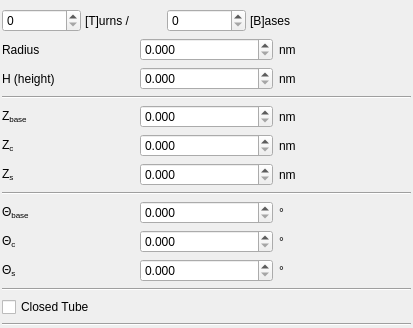
<?xml version="1.0" encoding="UTF-8"?>
<ui version="4.0">
 <class>Form</class>
 <widget class="QWidget" name="Form">
  <property name="geometry">
   <rect>
    <x>0</x>
    <y>0</y>
    <width>413</width>
    <height>306</height>
   </rect>
  </property>
  <property name="windowTitle">
   <string>Form</string>
  </property>
  <layout class="QGridLayout" name="gridLayout">
   <property name="leftMargin">
    <number>2</number>
   </property>
   <property name="topMargin">
    <number>2</number>
   </property>
   <property name="rightMargin">
    <number>2</number>
   </property>
   <property name="bottomMargin">
    <number>2</number>
   </property>
   <item row="7" column="1">
    <widget class="QLabel" name="label_16">
     <property name="toolTip">
      <string extracomment="The vertical height between two NEMids on different helices of the same double helix"/>
     </property>
     <property name="statusTip">
      <string>The vertical height between two NEMids on different helices of the same double helix</string>
     </property>
     <property name="text">
      <string>Z&lt;sub&gt;s&lt;/sub&gt;</string>
     </property>
    </widget>
   </item>
   <item row="1" column="1" colspan="3">
    <layout class="QHBoxLayout" name="horizontalLayout_2">
     <property name="spacing">
      <number>4</number>
     </property>
     <item>
      <widget class="QSpinBox" name="spinBox">
       <property name="statusTip">
        <string/>
       </property>
      </widget>
     </item>
     <item>
      <widget class="QLabel" name="label_3">
       <property name="statusTip">
        <string>There are T many turns for B many bases</string>
       </property>
       <property name="whatsThis">
        <string>There are T turns every B bases for a given nucleic acid, where T and B are relatively prime integers.</string>
       </property>
       <property name="text">
        <string>[T]urns /</string>
       </property>
      </widget>
     </item>
     <item>
      <widget class="QSpinBox" name="spinBox_2"/>
     </item>
     <item>
      <widget class="QLabel" name="label_5">
       <property name="statusTip">
        <string>There are T many turns for B many bases</string>
       </property>
       <property name="whatsThis">
        <string>There are T turns every B bases for a given nucleic acid, where T and B are relatively prime integers.</string>
       </property>
       <property name="text">
        <string>[B]ases</string>
       </property>
      </widget>
     </item>
     <item>
      <widget class="QLabel" name="label_2">
       <property name="text">
        <string/>
       </property>
      </widget>
     </item>
    </layout>
   </item>
   <item row="5" column="1">
    <widget class="QLabel" name="label_8">
     <property name="statusTip">
      <string>The angle that one base makes about the helix axis.</string>
     </property>
     <property name="text">
      <string>&lt;html&gt;&lt;head/&gt;&lt;body&gt;&lt;p&gt;Z&lt;span style=&quot; vertical-align:sub;&quot;&gt;base&lt;/span&gt;&lt;/p&gt;&lt;/body&gt;&lt;/html&gt;</string>
     </property>
    </widget>
   </item>
   <item row="3" column="1">
    <widget class="QLabel" name="label">
     <property name="statusTip">
      <string>The height of one turn of the helix of a nucleic acid</string>
     </property>
     <property name="text">
      <string>H (height)</string>
     </property>
    </widget>
   </item>
   <item row="10" column="1">
    <widget class="QLabel" name="label_9">
     <property name="statusTip">
      <string>The angle that one base makes about the helix axis</string>
     </property>
     <property name="text">
      <string>Θ&lt;sub&gt;base&lt;/sub&gt;</string>
     </property>
    </widget>
   </item>
   <item row="12" column="1">
    <widget class="QLabel" name="label_18">
     <property name="statusTip">
      <string>The angle about the helix axis between two NEMids on different helices of a double helix</string>
     </property>
     <property name="text">
      <string>Θ&lt;sub&gt;s&lt;/sub&gt;</string>
     </property>
    </widget>
   </item>
   <item row="2" column="2">
    <widget class="QDoubleSpinBox" name="doubleSpinBox_2">
     <property name="decimals">
      <number>3</number>
     </property>
    </widget>
   </item>
   <item row="15" column="1" colspan="3">
    <widget class="Line" name="line_4">
     <property name="orientation">
      <enum>Qt::Horizontal</enum>
     </property>
    </widget>
   </item>
   <item row="3" column="3">
    <widget class="QLabel" name="label_6">
     <property name="text">
      <string>nm</string>
     </property>
    </widget>
   </item>
   <item row="2" column="1">
    <widget class="QLabel" name="label_4">
     <property name="statusTip">
      <string>The radius of a given domain</string>
     </property>
     <property name="text">
      <string>Radius</string>
     </property>
    </widget>
   </item>
   <item row="2" column="3">
    <widget class="QLabel" name="label_7">
     <property name="text">
      <string>nm</string>
     </property>
    </widget>
   </item>
   <item row="10" column="3">
    <widget class="QLabel" name="label_11">
     <property name="text">
      <string>°</string>
     </property>
    </widget>
   </item>
   <item row="11" column="2">
    <widget class="QDoubleSpinBox" name="doubleSpinBox_6">
     <property name="decimals">
      <number>3</number>
     </property>
    </widget>
   </item>
   <item row="11" column="3">
    <widget class="QLabel" name="label_15">
     <property name="text">
      <string>°</string>
     </property>
    </widget>
   </item>
   <item row="10" column="2">
    <widget class="QDoubleSpinBox" name="doubleSpinBox_4">
     <property name="statusTip">
      <string/>
     </property>
     <property name="decimals">
      <number>3</number>
     </property>
    </widget>
   </item>
   <item row="5" column="3">
    <widget class="QLabel" name="label_10">
     <property name="text">
      <string>nm</string>
     </property>
    </widget>
   </item>
   <item row="6" column="2">
    <widget class="QDoubleSpinBox" name="doubleSpinBox_5">
     <property name="decimals">
      <number>3</number>
     </property>
    </widget>
   </item>
   <item row="6" column="1">
    <widget class="QLabel" name="label_12">
     <property name="toolTip">
      <string/>
     </property>
     <property name="statusTip">
      <string>The height a helix climbs as it rotates through the characteristic angle</string>
     </property>
     <property name="text">
      <string>Z&lt;sub&gt;c&lt;/sub&gt;</string>
     </property>
    </widget>
   </item>
   <item row="5" column="2">
    <widget class="QDoubleSpinBox" name="doubleSpinBox_3">
     <property name="decimals">
      <number>3</number>
     </property>
    </widget>
   </item>
   <item row="7" column="3">
    <widget class="QLabel" name="label_17">
     <property name="text">
      <string>nm</string>
     </property>
    </widget>
   </item>
   <item row="7" column="2">
    <widget class="QDoubleSpinBox" name="doubleSpinBox_7">
     <property name="statusTip">
      <string/>
     </property>
     <property name="decimals">
      <number>3</number>
     </property>
    </widget>
   </item>
   <item row="6" column="3">
    <widget class="QLabel" name="label_13">
     <property name="text">
      <string>nm</string>
     </property>
    </widget>
   </item>
   <item row="3" column="2">
    <widget class="QDoubleSpinBox" name="doubleSpinBox">
     <property name="decimals">
      <number>3</number>
     </property>
    </widget>
   </item>
   <item row="4" column="1" colspan="3">
    <widget class="Line" name="line_2">
     <property name="orientation">
      <enum>Qt::Horizontal</enum>
     </property>
    </widget>
   </item>
   <item row="13" column="1" colspan="3">
    <widget class="Line" name="line_3">
     <property name="orientation">
      <enum>Qt::Horizontal</enum>
     </property>
    </widget>
   </item>
   <item row="11" column="1">
    <widget class="QLabel" name="label_14">
     <property name="statusTip">
      <string>The smallest angle about the helix axis possible between two NEMids on the same helix</string>
     </property>
     <property name="text">
      <string>Θ&lt;sub&gt;c&lt;/sub&gt;</string>
     </property>
    </widget>
   </item>
   <item row="8" column="1" colspan="3">
    <widget class="Line" name="line">
     <property name="orientation">
      <enum>Qt::Horizontal</enum>
     </property>
    </widget>
   </item>
   <item row="16" column="1" colspan="3">
    <spacer name="verticalSpacer">
     <property name="orientation">
      <enum>Qt::Vertical</enum>
     </property>
     <property name="sizeHint" stdset="0">
      <size>
       <width>20</width>
       <height>40</height>
      </size>
     </property>
    </spacer>
   </item>
   <item row="12" column="2">
    <widget class="QDoubleSpinBox" name="doubleSpinBox_8">
     <property name="decimals">
      <number>3</number>
     </property>
    </widget>
   </item>
   <item row="12" column="3">
    <widget class="QLabel" name="label_19">
     <property name="text">
      <string>°</string>
     </property>
    </widget>
   </item>
   <item row="0" column="1" colspan="3">
    <spacer name="verticalSpacer_2">
     <property name="orientation">
      <enum>Qt::Vertical</enum>
     </property>
     <property name="sizeType">
      <enum>QSizePolicy::Fixed</enum>
     </property>
     <property name="sizeHint" stdset="0">
      <size>
       <width>0</width>
       <height>7</height>
      </size>
     </property>
    </spacer>
   </item>
   <item row="14" column="1" colspan="3">
    <widget class="QCheckBox" name="checkBox">
     <property name="statusTip">
      <string>Indicates whether the tube is closed (and thus actually a tube) or not</string>
     </property>
     <property name="text">
      <string>Closed Tube</string>
     </property>
    </widget>
   </item>
  </layout>
 </widget>
 <resources/>
 <connections/>
</ui>
